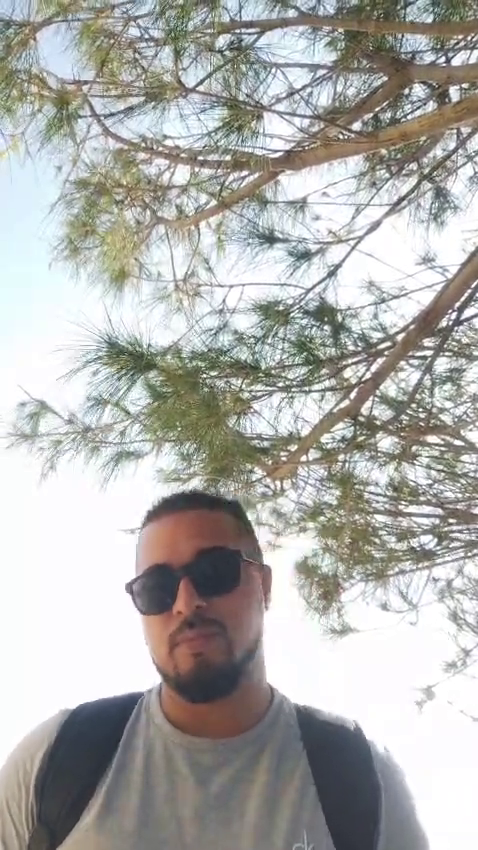
#> input picture frame 19 of UC04 - Visão Computacional/exercicios basicos/video/video.mp4, 478 x 850 px
$ python video.py
#> lines starting #> are read from the running program, lines starting #| are printed output that depends on the picture
import cv2

cap = cv2.VideoCapture("video.mp4")

while True:
    ok, frame = cap.read()
#> frame is the input picture: shape (850, 478, 3); mean B, G, R 173.1, 175.9, 176
    if not ok:
        break

    gray = cv2.cvtColor(frame, cv2.COLOR_BGR2GRAY)
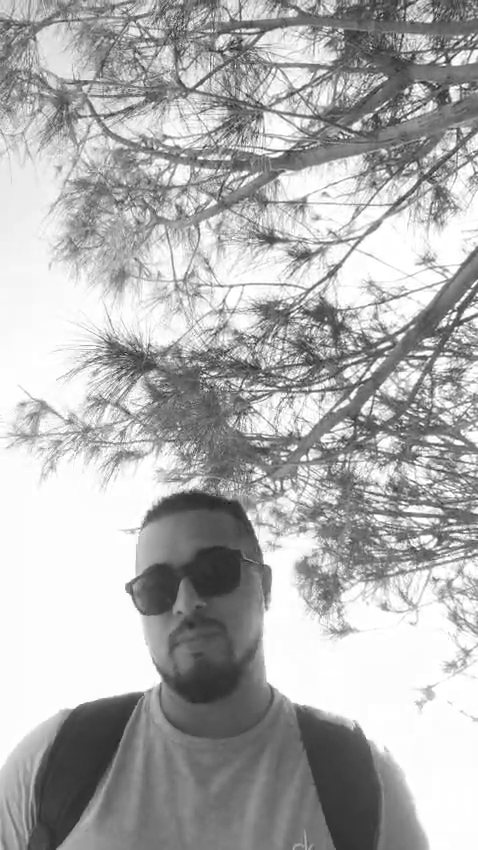
#> gray: shape (850, 478); min 26, max 255, mean 175.6
    edge = cv2.Canny(gray, 100, 200)
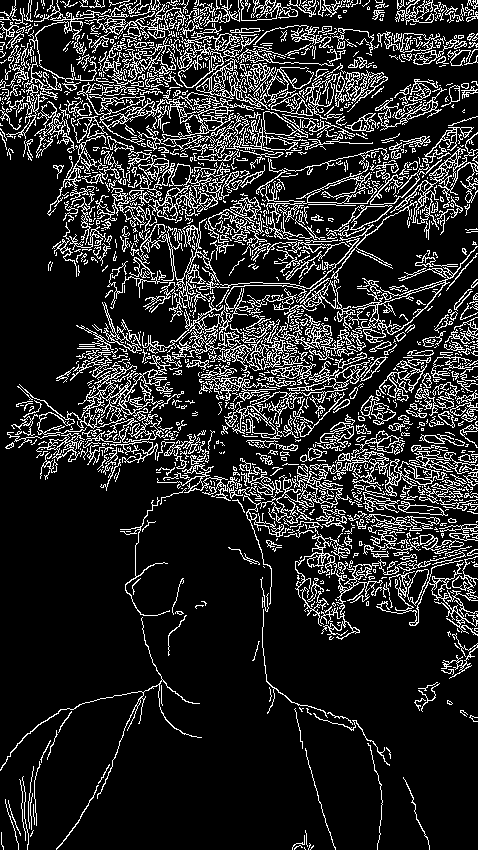
#> edge: shape (850, 478); 16% white in thin lines or dots

    cv2.imshow("Edge", edge)
    if cv2.waitKey(1) & 0xFF == 27:
#> (key Esc is pressed here)
        break

cap.release()
cv2.destroyAllWindows()

$ run again, starting later in the video
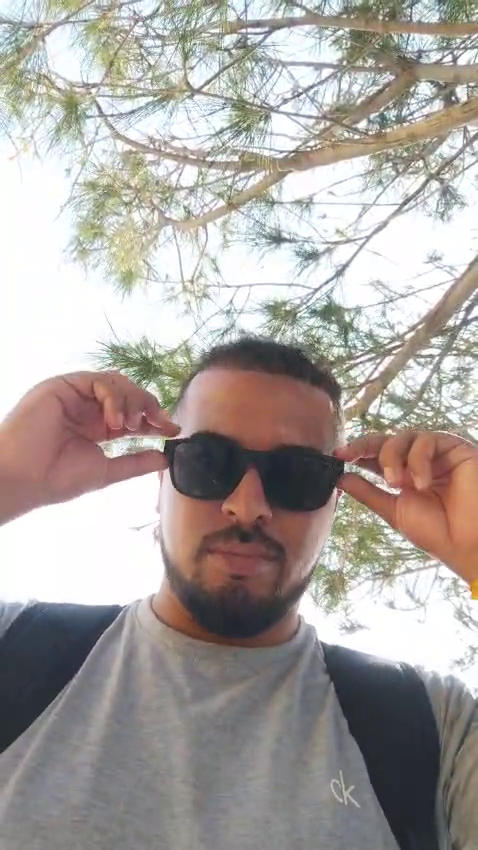
#> input picture frame 86 of UC04 - Visão Computacional/exercicios basicos/video/video.mp4, 478 x 850 px
#> frame is the input picture: shape (850, 478, 3); mean B, G, R 160.3, 163.9, 170.1
#> `gray = cv2.cvtColor(frame, cv2.COLOR_BGR2GRAY)`:
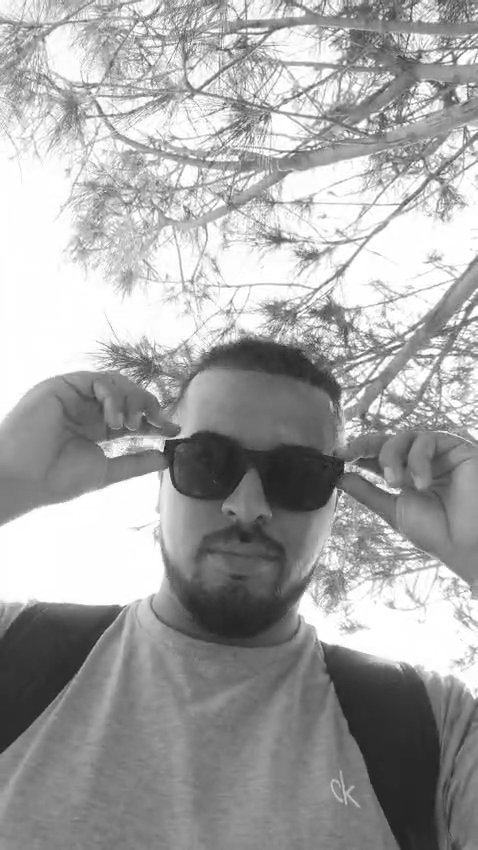
#> gray: shape (850, 478); min 26, max 255, mean 165.3
#> `edge = cv2.Canny(gray, 100, 200)`:
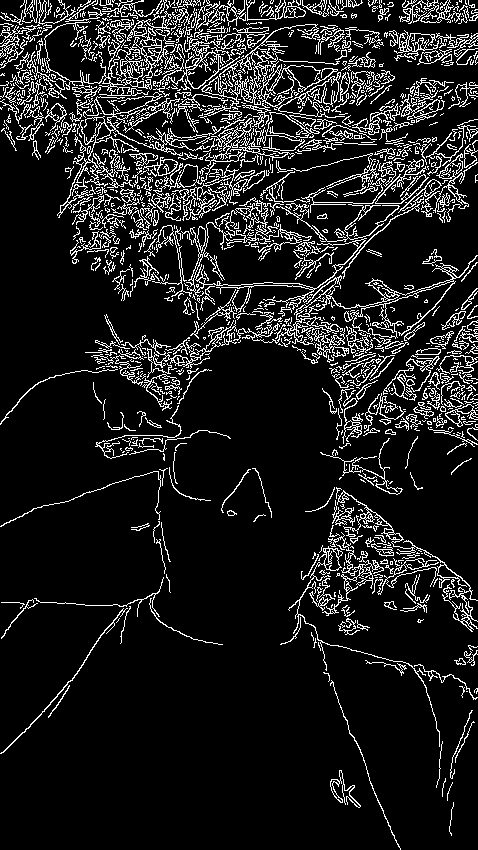
#> edge: shape (850, 478); 11.6% white in thin lines or dots

$ run again, starting later in the video
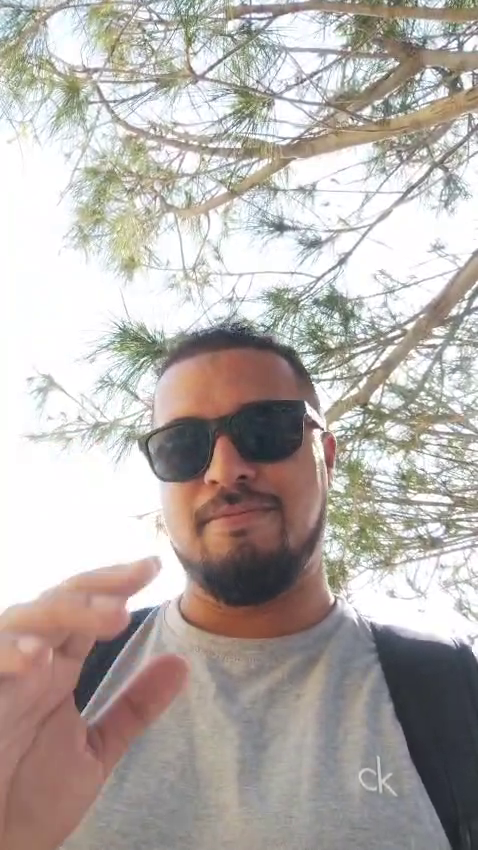
#> input picture frame 154 of UC04 - Visão Computacional/exercicios basicos/video/video.mp4, 478 x 850 px
#> frame is the input picture: shape (850, 478, 3); mean B, G, R 170.9, 174.9, 181.8
#> `gray = cv2.cvtColor(frame, cv2.COLOR_BGR2GRAY)`:
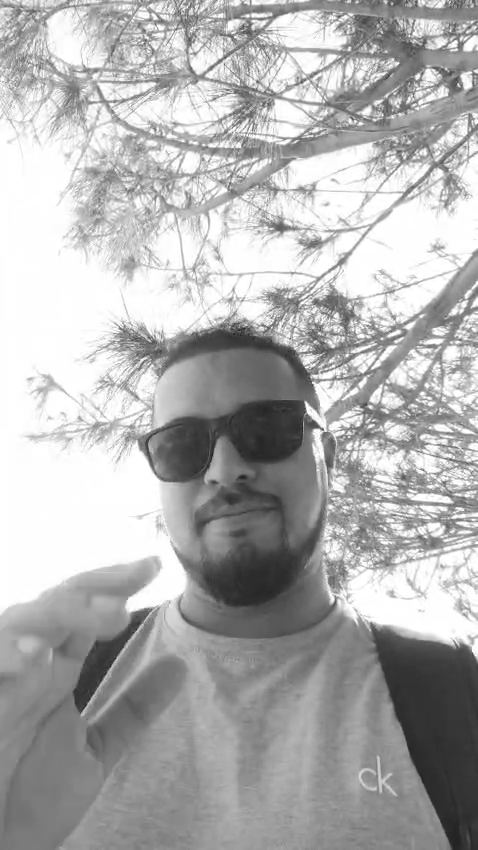
#> gray: shape (850, 478); min 30, max 255, mean 176.5
#> `edge = cv2.Canny(gray, 100, 200)`:
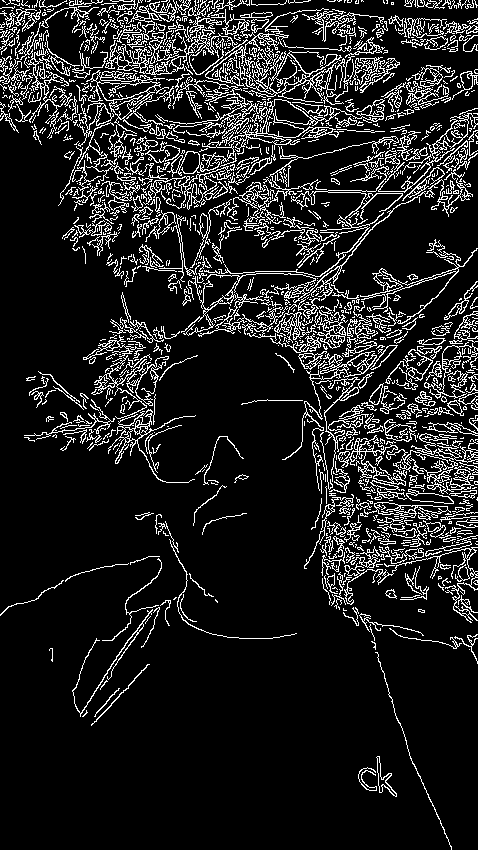
#> edge: shape (850, 478); 12.4% white in thin lines or dots
